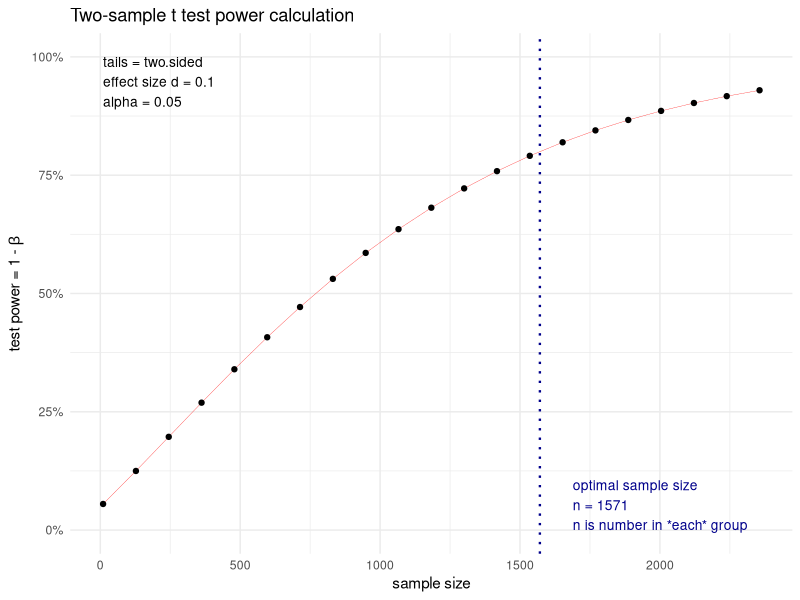
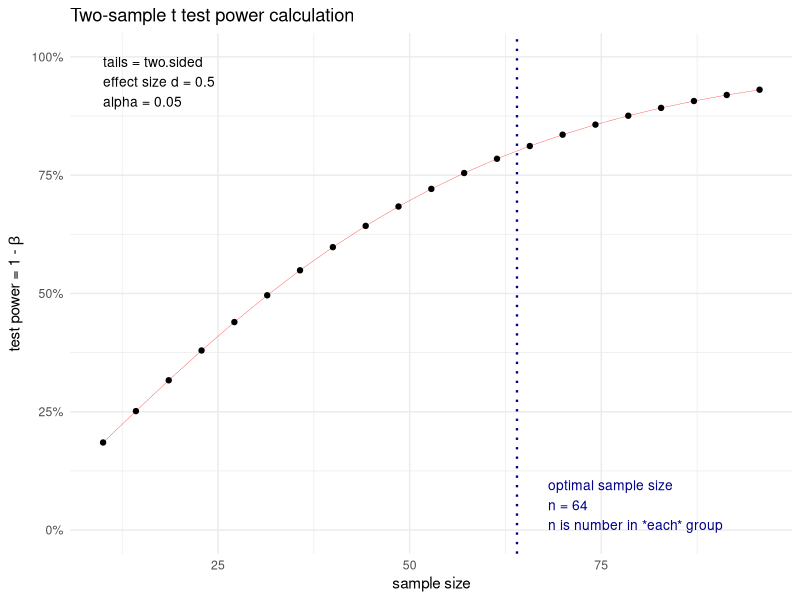
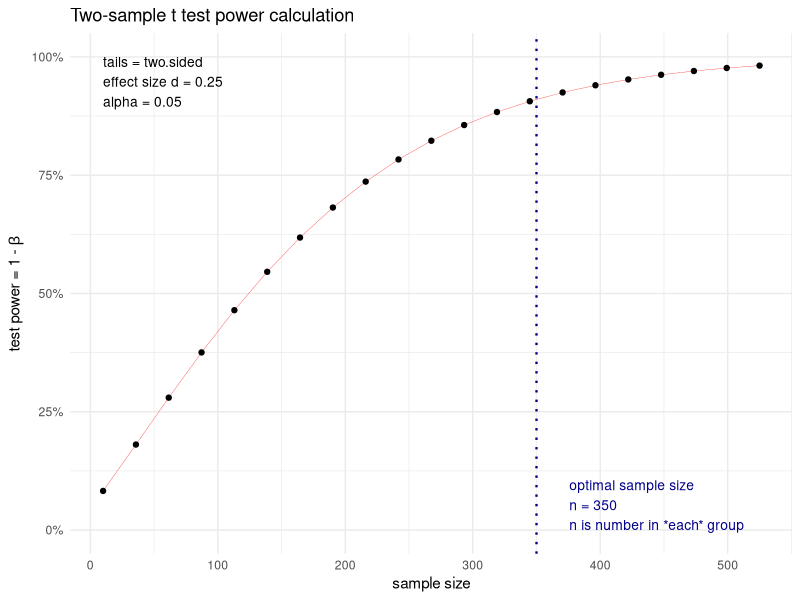

These figures' R source, in order:
## ---- chunk 1
library(pwr)

tPower = pwr.t.test(n = NULL, d = 0.1, power = 0.8, 
                    type= "two.sample", alternative = "two.sided")

plot(tPower) + 
  ggplot2::theme_minimal()
## ---- chunk 2
tPower = pwr.t.test(n = NULL, d = 0.5, power = 0.8, 
                    type= "two.sample", alternative = "two.sided")

plot(tPower) + 
  ggplot2::theme_minimal()
## ---- chunk 3
tPower = pwr.t.test(n = 350, d = 0.25, power = NULL, 
                    type= "two.sample", alternative = "two.sided")

plot(tPower) + 
  ggplot2::theme_minimal()
## ---- chunk 4
library(dplyr)

clicks = data.frame(linksClicked = round(runif(1000, min = 4, max = 10)))

clicks$gender = sample(c("male", "female"), 1000, replace = TRUE) 

clicks$linksClicked = ifelse(clicks$gender == "male", clicks$linksClicked + 3, clicks$linksClicked) 

knitr::kable(head(clicks))
## ---- chunk 5
broom::tidy(summary(lm(linksClicked ~ gender, clicks))) %>% 
  knitr::kable()
## ---- chunk 6
clicks %>% 
  group_by(gender) %>% 
  dplyr::summarize(mean = mean(linksClicked), 
            sd = sd(linksClicked), 
            n = n()) %>% 
  knitr::kable()
## ---- chunk 7
broom::tidy(t.test(linksClicked ~ gender, clicks, alternative = "less")) %>% 
  knitr::kable(col.names = c("difference", "group 1 mean", "group 2 mean", 
                             "t stat", "p", "df", "conf low", "conf high", 
                             "method", "alternative"))
## ---- chunk 8
datFrame = data.frame(mean = c(60, 55), 
                      sd = c(3, 2.75),
                      n = c(100, 95),
           row.names = c("Offer on landing", "Offer on cart"))

knitr::kable(datFrame, caption = "Time on page")

# compute.es::mes(m.1 = 60, m.2 = 55, sd.1 = 3, sd.2 = 2.75, n.1 = 100, n.2 = 95)
## ---- chunk 9
datFrame = data.frame(mean = c(5, 4), 
                      sd = c(.75, .3),
                      n = c(100, 95),
           row.names = c("Emailed offer", "Mailed offer"))

knitr::kable(datFrame, caption = "Store Visits")

# compute.es::mes(m.1 = 5, m.2 = 4, sd.1 = .75, sd.2 = .3, n.1 = 100, n.2 = 95)
## ---- chunk 10
tDat = data.frame(Print = c("New logo, printed", "Old logo, printed"), 
               Digital = c("New logo, digital", "Old logo, digital"), 
               row.names = c("New Logo", "Old Logo"))

knitr::kable(tDat)
